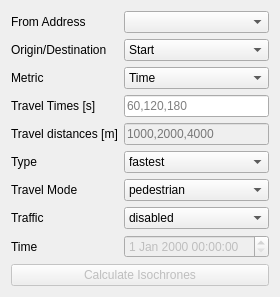
         <widget class="QWidget" name="tab_15">
          <attribute name="title">
           <string>Multiple Addresses</string>
          </attribute>
          <layout class="QVBoxLayout" name="verticalLayout_10">
           <item>
            <layout class="QGridLayout" name="gridLayout_9">
             <item row="2" column="1">
              <widget class="QComboBox" name="metricBatch">
               <item>
                <property name="text">
                 <string>Time</string>
                </property>
               </item>
               <item>
                <property name="text">
                 <string>Distance</string>
                </property>
               </item>
              </widget>
             </item>
             <item row="4" column="0">
              <widget class="QLabel" name="label_55">
               <property name="toolTip">
                <string>comma separated travel distances in meter</string>
               </property>
               <property name="text">
                <string>Travel distances [m]</string>
               </property>
              </widget>
             </item>
             <item row="0" column="0">
              <widget class="QLabel" name="label_56">
               <property name="text">
                <string>From Address</string>
               </property>
              </widget>
             </item>
             <item row="1" column="0">
              <widget class="QLabel" name="label_57">
               <property name="text">
                <string>Origin/Destination</string>
               </property>
              </widget>
             </item>
             <item row="1" column="1">
              <widget class="QComboBox" name="OriginDestinationBatch">
               <item>
                <property name="text">
                 <string>Start</string>
                </property>
               </item>
               <item>
                <property name="text">
                 <string>Destination</string>
                </property>
               </item>
              </widget>
             </item>
             <item row="7" column="1">
              <widget class="QComboBox" name="trafficModeBatch">
               <item>
                <property name="text">
                 <string>disabled</string>
                </property>
               </item>
               <item>
                <property name="text">
                 <string>enabled</string>
                </property>
               </item>
              </widget>
             </item>
             <item row="0" column="1">
              <widget class="QgsMapLayerComboBox" name="IsoAddressBatch"/>
             </item>
             <item row="5" column="0">
              <widget class="QLabel" name="label_49">
               <property name="text">
                <string>Type</string>
               </property>
              </widget>
             </item>
             <item row="2" column="0">
              <widget class="QLabel" name="label_50">
               <property name="text">
                <string>Metric</string>
               </property>
              </widget>
             </item>
             <item row="3" column="1">
              <widget class="QLineEdit" name="travelTimesBatch">
               <property name="toolTip">
                <string>comma separated travel times in seconds</string>
               </property>
               <property name="statusTip">
                <string>comma separated travel times in seconds</string>
               </property>
               <property name="whatsThis">
                <string>comma separated travel times in seconds</string>
               </property>
               <property name="text">
                <string/>
               </property>
               <property name="placeholderText">
                <string>60,120,180</string>
               </property>
              </widget>
             </item>
             <item row="7" column="0">
              <widget class="QLabel" name="label_52">
               <property name="text">
                <string>Traffic</string>
               </property>
              </widget>
             </item>
             <item row="6" column="0">
              <widget class="QLabel" name="label_53">
               <property name="text">
                <string>Travel Mode</string>
               </property>
              </widget>
             </item>
             <item row="4" column="1">
              <widget class="QLineEdit" name="travelDistancesBatch">
               <property name="enabled">
                <bool>false</bool>
               </property>
               <property name="toolTip">
                <string>comma separated travel distances in meter</string>
               </property>
               <property name="statusTip">
                <string>comma separated travel distances in meter</string>
               </property>
               <property name="whatsThis">
                <string>comma separated travel distances in meter</string>
               </property>
               <property name="inputMask">
                <string/>
               </property>
               <property name="text">
                <string/>
               </property>
               <property name="placeholderText">
                <string>1000,2000,4000</string>
               </property>
              </widget>
             </item>
             <item row="8" column="0">
              <widget class="QLabel" name="label_54">
               <property name="text">
                <string>Time</string>
               </property>
              </widget>
             </item>
             <item row="3" column="0">
              <widget class="QLabel" name="label_27">
               <property name="text">
                <string>Travel Times [s]</string>
               </property>
              </widget>
             </item>
             <item row="6" column="1">
              <widget class="QComboBox" name="TransportModeBatch">
               <item>
                <property name="text">
                 <string>pedestrian</string>
                </property>
               </item>
               <item>
                <property name="text">
                 <string>car</string>
                </property>
               </item>
               <item>
                <property name="text">
                 <string>carHOV</string>
                </property>
               </item>
               <item>
                <property name="text">
                 <string>truck</string>
                </property>
               </item>
              </widget>
             </item>
             <item row="5" column="1">
              <widget class="QComboBox" name="TypeBatch">
               <item>
                <property name="text">
                 <string>fastest</string>
                </property>
               </item>
               <item>
                <property name="text">
                 <string>shortest</string>
                </property>
               </item>
               <item>
                <property name="text">
                 <string>balanced</string>
                </property>
               </item>
              </widget>
             </item>
             <item row="8" column="1">
              <widget class="QDateTimeEdit" name="dateTimeEditBatch">
               <property name="enabled">
                <bool>false</bool>
               </property>
              </widget>
             </item>
            </layout>
           </item>
           <item>
            <widget class="QPushButton" name="calcIsoButtonBatch">
             <property name="enabled">
              <bool>false</bool>
             </property>
             <property name="text">
              <string>Calculate Isochrones</string>
             </property>
            </widget>
           </item>
          </layout>
         </widget>
